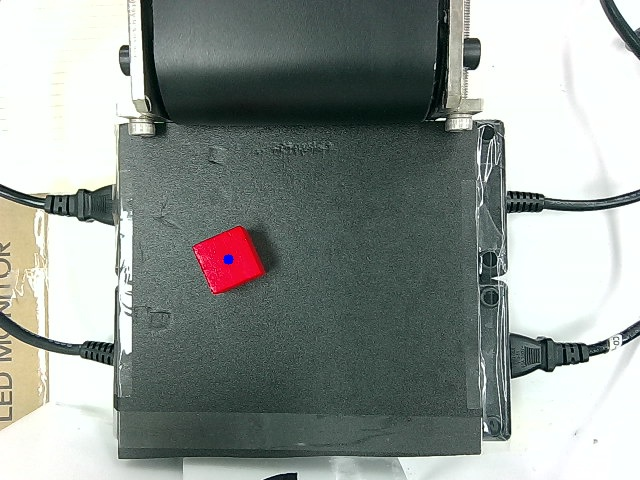
#> input picture 2nd_proj/Building Bot/frame/frame0.jpg, 640 x 480 px
$ python -i two_cobots.py   (imports and definitions only)
#> lines starting #> are read from the running program, lines starting #| are printed output that depends on the picture
#> further down, picture is the input picture: shape (480, 640, 3); mean B, G, R 146.6, 151, 144
'''
수정된 사항
1. mc.send_coords()를 mc.sync_send_coords()로 변경
2. mc.send_angles()를 mc.sync_send_angles()로 변경
3. move_sort_location(mc, location_index)으로 A지점에 쌓는 블럭 3개를 단순화 했음
'''

'''
추가해야 될 사항
1. 블럭을 쌓는 위치 파악
2. B지점, C지점에 대한 위치값과 블럭 쌓는 위치 파악
'''
import cv2
import numpy as np
from pymycobot import MyCobot320
import time

# MyCobot1(sorting bot) 설정
# [1 line that did not run here, left out]

# 그리퍼를 open할 때, 얼마나 벌릴지에 대해 결정하는 함수
# [140 lines left out: functions custom_gripper, open_gripper, close_gripper, calibration_gripper, move_origin, move_block and 9 more, not called in this run]

# 보간 계수 계산 함수 (앞서 계산된 중심값과 로봇팔 좌표값으로부터)
center_points = np.array([
    # [268, 211], [296,315], [310, 268], [267, 207], [221, 238],
    # [203, 229], [314, 335], [296, 232], [256, 285], [278, 188],
    # [395, 307], [150, 321]
    [254, 266], [280, 226], [263, 235], [249, 199], [297, 253],
    [293, 280], [251, 240], [236, 203], [254, 194], [293, 257]
])
robot_positions = np.array([
    # [-35, -190], [-50, -130], [-55, -163], [-37, -188], [-15, -179],
    # [0, -179], [-58, -126], [-47, -178], [-28, -154], [-38, -200],
    # [-100, -133], [29, -133]
    [-51, -160], [-55, -188], [-47, -180], [-41, -201], [-67, -173],
    [-60, -160], [-43, -179], [-34, -198], [-48, -200], [-63, -172]
])

coeff_x = np.polyfit(center_points[:, 0], robot_positions[:, 0], 1)
coeff_y = np.polyfit(center_points[:, 1], robot_positions[:, 1], 1)

# 카메라에서 검출된 박스의 중심값을 입력받아 로봇팔의 좌표값을 반환하는 함수
# [5 lines left out: function get_robot_position, not called in this run]

# 블록 색상 판별하는 함수
def color_detect(frame):

    # 색상 별 마스크 영역
    mask_green = cv2.inRange(frame, (60,75,80), (100,255,255))      # green
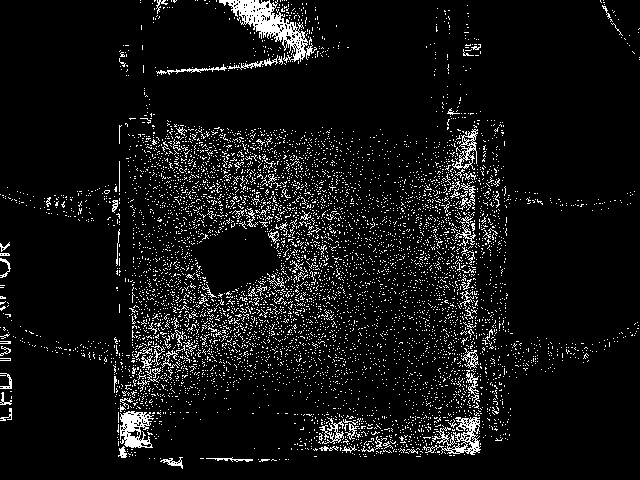
#> mask_green: shape (480, 640); 7.3% white in thin lines or dots
    mask_green = np.repeat(mask_green[:,:,np.newaxis],3,-1)
#> mask_green: shape (480, 640, 3); 7.3% white in thin lines or dots
    mask_red1 = cv2.inRange(frame, (0,100,100), (10,255,255))     # red
#> mask_red1: shape (480, 640); every value is 0
    mask_red2 = cv2.inRange(frame, (170,100,100), (180,255,255))
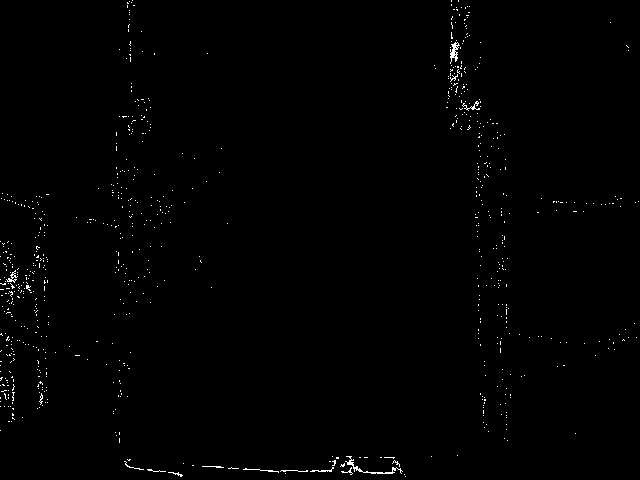
#> mask_red2: shape (480, 640); 0.65% white in thin lines or dots
    mask_red1 = np.repeat(mask_red1[:,:,np.newaxis],3,-1)
#> mask_red1: shape (480, 640, 3); every value is 0
    mask_red2 = np.repeat(mask_red2[:,:,np.newaxis],3,-1)
#> mask_red2: shape (480, 640, 3); 0.65% white in thin lines or dots
    mask_red = cv2.bitwise_or(mask_red1, mask_red2)
    mask_yellow = cv2.inRange(frame, (10,100,80), (30,255,255))     # yellow
    mask_yellow = np.repeat(mask_yellow[:,:,np.newaxis],3,-1)
    mask_purple = cv2.inRange(frame, (130,85,51), (150,255,255))     # purple
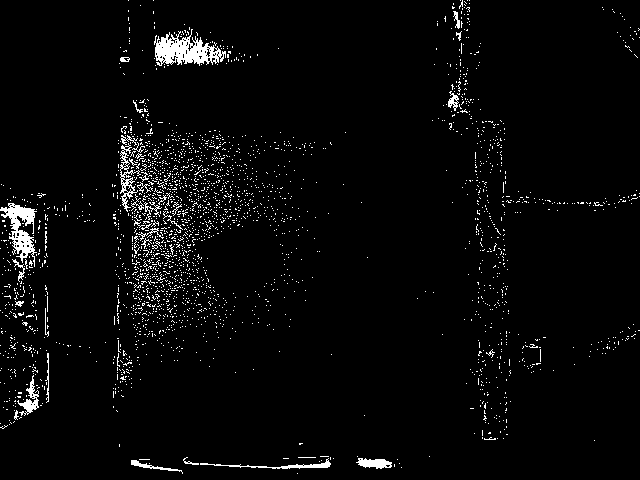
#> mask_purple: shape (480, 640); 3.3% white in thin lines or dots
    mask_purple = np.repeat(mask_purple[:,:,np.newaxis],3,-1)
#> mask_purple: shape (480, 640, 3); 3.3% white in thin lines or dots

    # 마스크랑 겹치는 영역
    dst1 = cv2.bitwise_and(frame,mask_green)
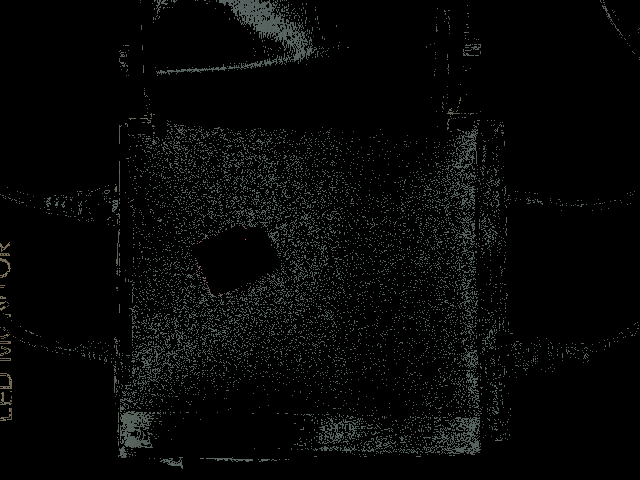
#> dst1: shape (480, 640, 3); mean B, G, R 6.8, 7.2, 6.3
    dst2 = cv2.bitwise_and(frame,mask_red)
    dst3 = cv2.bitwise_and(frame,mask_yellow)
    dst4 = cv2.bitwise_and(frame,mask_purple)
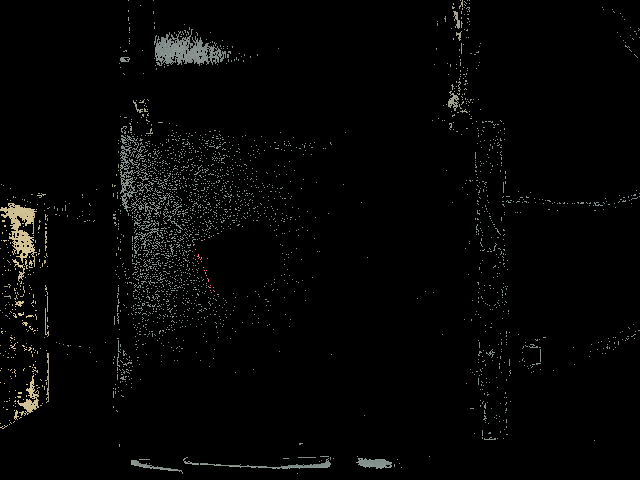
#> dst4: shape (480, 640, 3); mean B, G, R 4.7, 5.1, 4.9

    green_sum = np.sum(dst1)
#> green_sum = 6217152
    red_sum = np.sum(dst2)
#> red_sum = 1097924
    yellow_sum = np.sum(dst3)
#> yellow_sum = 0
    purple_sum = np.sum(dst4)
#> purple_sum = 4504840

    # 제일 큰 값으로 반환
    if max(green_sum, red_sum, yellow_sum, purple_sum) == green_sum:
        color= 'Green'
    elif max(green_sum, red_sum, yellow_sum, purple_sum) == red_sum:
        color= 'Red'
    elif max(green_sum, red_sum, yellow_sum, purple_sum) == yellow_sum:
        color= 'Yellow'
    else:
        color='Purple'

    if color == 'Red':
        lower1 = np.array([0,100,100])
        upper1 = np.array([10,255,255])
        lower2 = np.array([170,100,100])
        upper2 = np.array([180,255,255])
        # mask_red = cv2.bitwise_or(mask_red1, mask_red2)
        frame1 = cv2.inRange(frame, lower1, upper1)
        frame2 = cv2.inRange(frame, lower2, upper2)
        frame = cv2.bitwise_or(frame1, frame2)
    elif color == 'Green':
        lower = np.array([60,75,80])
        upper = np.array([100,255,255])
        frame = cv2.inRange(frame, lower, upper)
    elif color == 'Yellow':
        lower = np.array([10,100,80])
        upper = np.array([30,255,255])
        frame = cv2.inRange(frame, lower, upper)
    else:
        lower = np.array([130,85,51])
        upper = np.array([150,255,255])
        frame = cv2.inRange(frame, lower, upper)

        # 바이너리로 반환
    return frame,color

#================== uploading bot 설정(cobot2)===================
# [1 line that did not run here, left out]

# uploading bot 원점, 집는점, 놓는점 좌표.
cobot2_pos_pick1 = [-130,-5,-5,0,90,30]
cobot2_pos_pick2 = [-130,-70,-10,-5,90,50]
cobot2_pos_origin = [0,0,0,0,0,0]
cobot2_pos_drop1 = [90,0,0,0,-90,0]
cobot2_pos_drop2 = [90,20,28,40,-90,0]

# uploading bot 팔,그리퍼 제어함수.
def move_arm(pos):
    mc_upload.send_angles(pos, 30)
    time.sleep(4)

# [10 lines left out: function move_gripper, not called in this run]


# 카메라 및 초기 설정
# [11 lines not run here, left out]

# 이동 완료 플래그
completed = False

block_count_in_location_A=0
block_count_in_location_B=0
block_count_in_location_C=0

# 메인 동작 반복
'''
그리퍼 열음 -> 캘리블이션 -> 그리퍼 닫음 -> 원점으로 이동 -> 블럭으로 이동

LOOP
원점 이동 -> 블럭의 중심값의 위치로 로봇암 이동 -> 그리퍼 열음 -> 로봇암 하강 -> 로봇암 돌음 -> 그리퍼 닫음
-> 뒤로 후진 -> 쌓는 위치의 중간 위치로 이동 -> 쌓는 위치로 이동 -> 그리퍼 열음 -> 쌓는 위치의 중간 위치로 이동 -> 그리퍼 닫음
'''

# [118 lines not run here, left out]

>>> import cv2
>>> picture = cv2.imread('Building Bot/frame/frame0.jpg')
>>> result = color_detect(picture)
